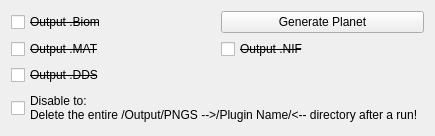
        <widget class="QWidget" name="tab_3">
         <attribute name="title">
          <string>Settings (NA)</string>
         </attribute>
         <layout class="QGridLayout" name="gridLayout_5">
          <item row="0" column="0">
           <widget class="QCheckBox" name="output_biom_files">
            <property name="font">
             <font>
              <strikeout>true</strikeout>
             </font>
            </property>
            <property name="text">
             <string>Output .Biom</string>
            </property>
           </widget>
          </item>
          <item row="1" column="0">
           <widget class="QCheckBox" name="output_mat_files">
            <property name="font">
             <font>
              <strikeout>true</strikeout>
             </font>
            </property>
            <property name="text">
             <string>Output .MAT</string>
            </property>
           </widget>
          </item>
          <item row="1" column="1">
           <widget class="QCheckBox" name="output_nif_files">
            <property name="font">
             <font>
              <strikeout>true</strikeout>
             </font>
            </property>
            <property name="text">
             <string>Output .NIF</string>
            </property>
           </widget>
          </item>
          <item row="2" column="0">
           <widget class="QCheckBox" name="output_dds_files">
            <property name="font">
             <font>
              <strikeout>true</strikeout>
             </font>
            </property>
            <property name="text">
             <string>Output .DDS</string>
            </property>
           </widget>
          </item>
          <item row="3" column="0" colspan="2">
           <widget class="QCheckBox" name="keep_pngs_after_conversion">
            <property name="toolTip">
             <string>Keep the PNG files after DDS conversion?</string>
            </property>
            <property name="accessibleName">
             <string>Keep PNGs After Conversion</string>
            </property>
            <property name="text">
             <string>Disable to:
Delete the entire /Output/PNGS --&gt;/Plugin Name/&lt;-- directory after a run!</string>
            </property>
           </widget>
          </item>
          <item row="0" column="1">
           <widget class="QPushButton" name="generate_sphere_button">
            <property name="text">
             <string>Generate Planet</string>
            </property>
           </widget>
          </item>
         </layout>
        </widget>
